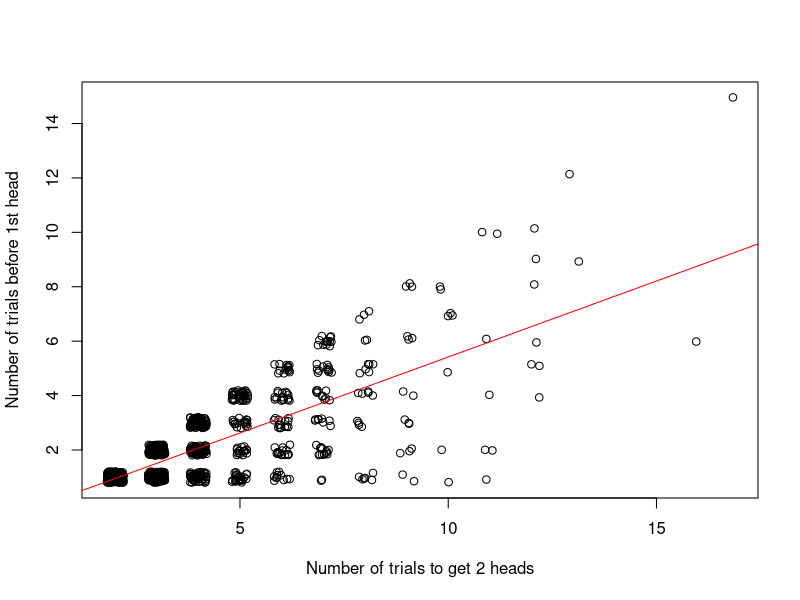

Write R code to recreate this figure.
## ---- chunk 1
#| freeze: true
#| fig-cap: "Joint distribution of the random variables U and V"
#| label: fig-joint-uv
#| fig-width: 5
#| fig-height: 5

# Set the seed
set.seed(48109)
# Number of simulations
sims <- 1000
# Number of trials
trials <- 100
# Probability of success
p <- 0.5
# Define empty vector for U
u <- c()
# Define empty vector for V
v <- c()

# Initiate the loop
for (i in 1:sims) {
  heads <- 0
  trials <- 0
  first_head <- NA

  while (heads < 2) {
    trials <- trials + 1
    flip <- rbinom(1, 1, p)
    if (flip == 1) {
      heads <- heads + 1
      if (heads == 1) first_head <- trials
    }
  }
  u[i] <- first_head
  v[i] <- trials
}

# Plotting the output
plot(
  jitter(u) ~ jitter(v),
  xlab = "Number of trials to get 2 heads",
  ylab = "Number of trials before 1st head"
)
abline(lm(u ~ v), col = "red")

# Testing the correlation
cor(u, v, method = "spearman")
